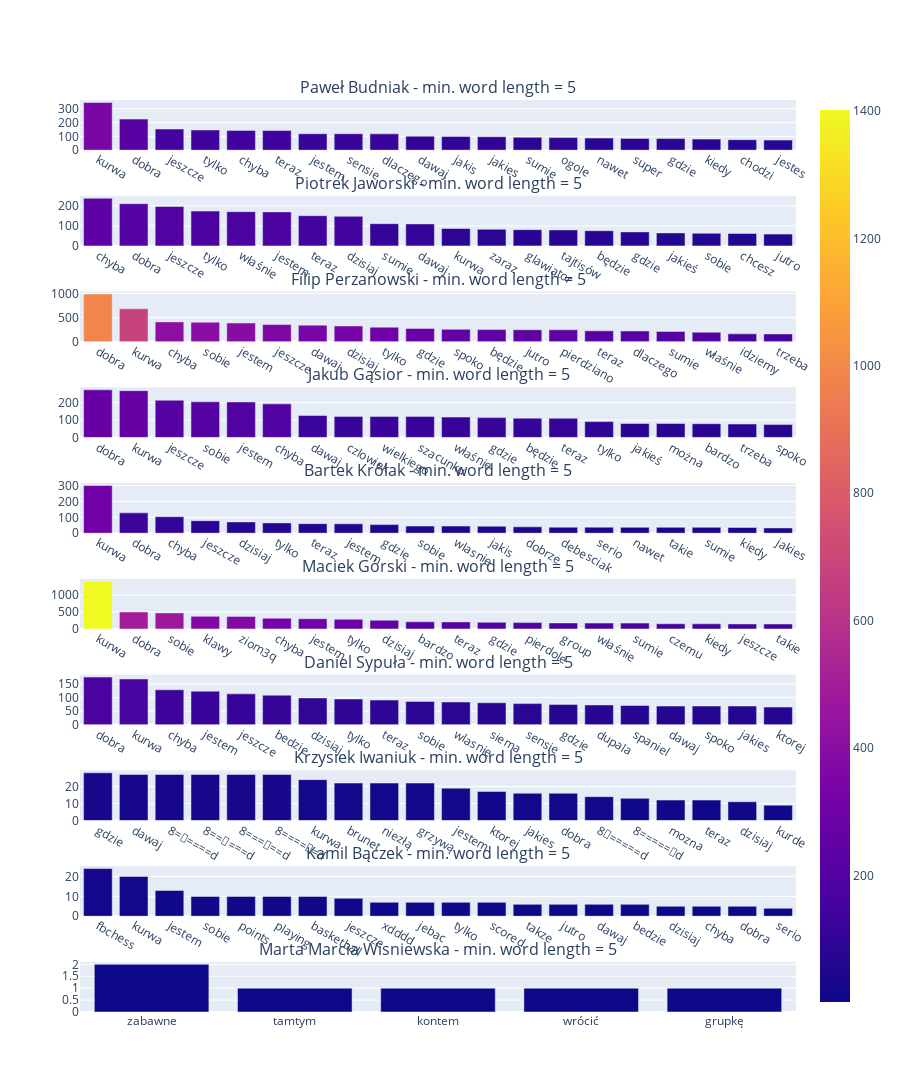

Write notebook code for a chart like this one.
### Code cell
plt_titles = [f'{sender} - min. word length = {min_word_length}' for sender in word_counts]
fig = make_subplots(
    rows=len(word_counts),
    cols=1,
    subplot_titles=plt_titles
)
for i,sender in enumerate(word_counts):
    df = pd.DataFrame(word_counts[sender].items())[0:20]
    df.columns = ['word', 'count']
    f = px.bar(df, y = 'count', x = 'word', color = 'count')
    fig.add_trace(f.data[0], row = i + 1, col = 1)
fig.update_layout(height=3500, width=900)
fig.show()

### Figure 1 — Plotly figure (JSON) as saved in the notebook; plotly's stock layout.template omitted (floating-point values rounded to 4 significant figures)
{"data": [{"alignmentgroup": "True", "hoverlabel": {"namelength": 0}, "hovertemplate": "word=%{x}<br>count=%{marker.color}", "legendgroup": "", "marker": {"color": [345, 225, 153, 146, 143, 142, 119, 119, 118, 101, 99, 97, 93, 91, 88, 85, 84, 80, 76, 73], "coloraxis": "coloraxis"}, "name": "", "offsetgroup": "", "orientation": "v", "showlegend": false, "textposition": "auto", "type": "bar", "x": ["kurwa", "dobra", "jeszcze", "tylko", "chyba", "teraz", "jestem", "sensie", "dlaczego", "dawaj", "jakis", "jakies", "sumie", "ogole", "nawet", "super", "gdzie", "kiedy", "chodzi", "jestes"], "xaxis": "x", "y": [345, 225, 153, 146, 143, 142, 119, 119, 118, 101, 99, 97, 93, 91, 88, 85, 84, 80, 76, 73], "yaxis": "y"}, {"alignmentgroup": "True", "hoverlabel": {"namelength": 0}, "hovertemplate": "word=%{x}<br>count=%{marker.color}", "legendgroup": "", "marker": {"color": [238, 211, 197, 174, 171, 170, 151, 148, 111, 110, 87, 83, 81, 80, 76, 70, 65, 63, 62, 59], "coloraxis": "coloraxis"}, "name": "", "offsetgroup": "", "orientation": "v", "showlegend": false, "textposition": "auto", "type": "bar", "x": ["chyba", "dobra", "jeszcze", "tylko", "właśnie", "jestem", "teraz", "dzisiaj", "sumie", "dawaj", "kurwa", "zaraz", "glawiator", "tajtisów", "będzie", "gdzie", "jakieś", "sobie", "chcesz", "jutro"], "xaxis": "x2", "y": [238, 211, 197, 174, 171, 170, 151, 148, 111, 110, 87, 83, 81, 80, 76, 70, 65, 63, 62, 59], "yaxis": "y2"}, {"alignmentgroup": "True", "hoverlabel": {"namelength": 0}, "hovertemplate": "word=%{x}<br>count=%{marker.color}", "legendgroup": "", "marker": {"color": [989, 683, 411, 404, 388, 356, 343, 326, 301, 276, 257, 251, 248, 247, 225, 222, 213, 197, 163, 161], "coloraxis": "coloraxis"}, "name": "", "offsetgroup": "", "orientation": "v", "showlegend": false, "textposition": "auto", "type": "bar", "x": ["dobra", "kurwa", "chyba", "sobie", "jestem", "jeszcze", "dawaj", "dzisiaj", "tylko", "gdzie", "spoko", "będzie", "jutro", "pierdziano", "teraz", "dlaczego", "sumie", "właśnie", "idziemy", "trzeba"], "xaxis": "x3", "y": [989, 683, 411, 404, 388, 356, 343, 326, 301, 276, 257, 251, 248, 247, 225, 222, 213, 197, 163, 161], "yaxis": "y3"}, {"alignmentgroup": "True", "hoverlabel": {"namelength": 0}, "hovertemplate": "word=%{x}<br>count=%{marker.color}", "legendgroup": "", "marker": {"color": [274, 269, 214, 205, 204, 193, 126, 121, 121, 121, 117, 114, 111, 110, 91, 80, 80, 79, 77, 74], "coloraxis": "coloraxis"}, "name": "", "offsetgroup": "", "orientation": "v", "showlegend": false, "textposition": "auto", "type": "bar", "x": ["dobra", "kurwa", "jeszcze", "sobie", "jestem", "chyba", "dawaj", "czlowiek", "wielkiego", "szacunku", "właśnie", "gdzie", "będzie", "teraz", "tylko", "jakieś", "można", "bardzo", "trzeba", "spoko"], "xaxis": "x4", "y": [274, 269, 214, 205, 204, 193, 126, 121, 121, 121, 117, 114, 111, 110, 91, 80, 80, 79, 77, 74], "yaxis": "y4"}, {"alignmentgroup": "True", "hoverlabel": {"namelength": 0}, "hovertemplate": "word=%{x}<br>count=%{marker.color}", "legendgroup": "", "marker": {"color": [300, 128, 104, 79, 71, 65, 60, 59, 54, 45, 45, 44, 40, 38, 38, 37, 37, 37, 36, 33], "coloraxis": "coloraxis"}, "name": "", "offsetgroup": "", "orientation": "v", "showlegend": false, "textposition": "auto", "type": "bar", "x": ["kurwa", "dobra", "chyba", "jeszcze", "dzisiaj", "tylko", "teraz", "jestem", "gdzie", "sobie", "wlasnie", "jakis", "dobrze", "debesciak", "serio", "nawet", "takie", "sumie", "kiedy", "jakies"], "xaxis": "x5", "y": [300, 128, 104, 79, 71, 65, 60, 59, 54, 45, 45, 44, 40, 38, 38, 37, 37, 37, 36, 33], "yaxis": "y5"}, {"alignmentgroup": "True", "hoverlabel": {"namelength": 0}, "hovertemplate": "word=%{x}<br>count=%{marker.color}", "legendgroup": "", "marker": {"color": [1402, 499, 473, 372, 370, 317, 300, 286, 258, 211, 208, 195, 187, 178, 174, 172, 153, 151, 148, 145], "coloraxis": "coloraxis"}, "name": "", "offsetgroup": "", "orientation": "v", "showlegend": false, "textposition": "auto", "type": "bar", "x": ["kurwa", "dobra", "sobie", "klawy", "ziom3q", "chyba", "jestem", "tylko", "dzisiaj", "bardzo", "teraz", "gdzie", "pierdole", "group", "właśnie", "sumie", "czemu", "kiedy", "jeszcze", "takie"], "xaxis": "x6", "y": [1402, 499, 473, 372, 370, 317, 300, 286, 258, 211, 208, 195, 187, 178, 174, 172, 153, 151, 148, 145], "yaxis": "y6"}, {"alignmentgroup": "True", "hoverlabel": {"namelength": 0}, "hovertemplate": "word=%{x}<br>count=%{marker.color}", "legendgroup": "", "marker": {"color": [176, 169, 129, 124, 114, 109, 99, 95, 91, 86, 84, 81, 78, 75, 73, 71, 69, 69, 69, 65], "coloraxis": "coloraxis"}, "name": "", "offsetgroup": "", "orientation": "v", "showlegend": false, "textposition": "auto", "type": "bar", "x": ["dobra", "kurwa", "chyba", "jestem", "jeszcze", "bedzie", "dzisiaj", "tylko", "teraz", "sobie", "wlasnie", "siema", "sensie", "gdzie", "dupala", "spaniel", "dawaj", "spoko", "jakies", "ktorej"], "xaxis": "x7", "y": [176, 169, 129, 124, 114, 109, 99, 95, 91, 86, 84, 81, 78, 75, 73, 71, 69, 69, 69, 65], "yaxis": "y7"}, {"alignmentgroup": "True", "hoverlabel": {"namelength": 0}, "hovertemplate": "word=%{x}<br>count=%{marker.color}", "legendgroup": "", "marker": {"color": [28, 27, 27, 27, 27, 27, 24, 22, 22, 22, 19, 17, 16, 16, 14, 13, 12, 12, 11, 9], "coloraxis": "coloraxis"}, "name": "", "offsetgroup": "", "orientation": "v", "showlegend": false, "textposition": "auto", "type": "bar", "x": ["gdzie", "dawaj", "8=👊====d", "8==👊===d", "8===👊==d", "8====👊=d", "kurwa", "brunet", "niezłą", "grzywą", "jestem", "ktorej", "jakies", "dobra", "8👊=====d", "8=====👊d", "mozna", "teraz", "dzisiaj", "kurde"], "xaxis": "x8", "y": [28, 27, 27, 27, 27, 27, 24, 22, 22, 22, 19, 17, 16, 16, 14, 13, 12, 12, 11, 9], "yaxis": "y8"}, {"alignmentgroup": "True", "hoverlabel": {"namelength": 0}, "hovertemplate": "word=%{x}<br>count=%{marker.color}", "legendgroup": "", "marker": {"color": [24, 20, 13, 10, 10, 10, 10, 9, 7, 7, 7, 7, 6, 6, 6, 6, 5, 5, 5, 4], "coloraxis": "coloraxis"}, "name": "", "offsetgroup": "", "orientation": "v", "showlegend": false, "textposition": "auto", "type": "bar", "x": ["fbchess", "kurwa", "jestem", "sobie", "points", "playing", "basketball", "jeszcze", "xdddd", "jebac", "tylko", "scored", "takze", "jutro", "dawaj", "bedzie", "dzisiaj", "chyba", "dobra", "serio"], "xaxis": "x9", "y": [24, 20, 13, 10, 10, 10, 10, 9, 7, 7, 7, 7, 6, 6, 6, 6, 5, 5, 5, 4], "yaxis": "y9"}, {"alignmentgroup": "True", "hoverlabel": {"namelength": 0}, "hovertemplate": "word=%{x}<br>count=%{marker.color}", "legendgroup": "", "marker": {"color": [2, 1, 1, 1, 1], "coloraxis": "coloraxis"}, "name": "", "offsetgroup": "", "orientation": "v", "showlegend": false, "textposition": "auto", "type": "bar", "x": ["zabawne", "tamtym", "kontem", "wrócić", "grupkę"], "xaxis": "x10", "y": [2, 1, 1, 1, 1], "yaxis": "y10"}], "layout": {"annotations": [{"font": {"size": 16}, "showarrow": false, "text": "Paweł Budniak - min. word length = 5", "x": 0.5, "xanchor": "center", "xref": "paper", "y": 1, "yanchor": "bottom", "yref": "paper"}, {"font": {"size": 16}, "showarrow": false, "text": "Piotrek Jaworski - min. word length = 5", "x": 0.5, "xanchor": "center", "xref": "paper", "y": 0.895, "yanchor": "bottom", "yref": "paper"}, {"font": {"size": 16}, "showarrow": false, "text": "Filip Perzanowski - min. word length = 5", "x": 0.5, "xanchor": "center", "xref": "paper", "y": 0.79, "yanchor": "bottom", "yref": "paper"}, {"font": {"size": 16}, "showarrow": false, "text": "Jakub Gąsior - min. word length = 5", "x": 0.5, "xanchor": "center", "xref": "paper", "y": 0.685, "yanchor": "bottom", "yref": "paper"}, {"font": {"size": 16}, "showarrow": false, "text": "Bartek Królak - min. word length = 5", "x": 0.5, "xanchor": "center", "xref": "paper", "y": 0.58, "yanchor": "bottom", "yref": "paper"}, {"font": {"size": 16}, "showarrow": false, "text": "Maciek Górski - min. word length = 5", "x": 0.5, "xanchor": "center", "xref": "paper", "y": 0.475, "yanchor": "bottom", "yref": "paper"}, {"font": {"size": 16}, "showarrow": false, "text": "Daniel Sypuła - min. word length = 5", "x": 0.5, "xanchor": "center", "xref": "paper", "y": 0.37, "yanchor": "bottom", "yref": "paper"}, {"font": {"size": 16}, "showarrow": false, "text": "Krzysiek Iwaniuk - min. word length = 5", "x": 0.5, "xanchor": "center", "xref": "paper", "y": 0.265, "yanchor": "bottom", "yref": "paper"}, {"font": {"size": 16}, "showarrow": false, "text": "Kamil Bączek - min. word length = 5", "x": 0.5, "xanchor": "center", "xref": "paper", "y": 0.16, "yanchor": "bottom", "yref": "paper"}, {"font": {"size": 16}, "showarrow": false, "text": "Marta Marcia Wisniewska - min. word length = 5", "x": 0.5, "xanchor": "center", "xref": "paper", "y": 0.055, "yanchor": "bottom", "yref": "paper"}], "height": 3500, "width": 900, "xaxis": {"anchor": "y", "domain": [0, 1]}, "xaxis10": {"anchor": "y10", "domain": [0, 1]}, "xaxis2": {"anchor": "y2", "domain": [0, 1]}, "xaxis3": {"anchor": "y3", "domain": [0, 1]}, "xaxis4": {"anchor": "y4", "domain": [0, 1]}, "xaxis5": {"anchor": "y5", "domain": [0, 1]}, "xaxis6": {"anchor": "y6", "domain": [0, 1]}, "xaxis7": {"anchor": "y7", "domain": [0, 1]}, "xaxis8": {"anchor": "y8", "domain": [0, 1]}, "xaxis9": {"anchor": "y9", "domain": [0, 1]}, "yaxis": {"anchor": "x", "domain": [0.945, 1]}, "yaxis10": {"anchor": "x10", "domain": [0, 0.055]}, "yaxis2": {"anchor": "x2", "domain": [0.84, 0.895]}, "yaxis3": {"anchor": "x3", "domain": [0.735, 0.79]}, "yaxis4": {"anchor": "x4", "domain": [0.63, 0.685]}, "yaxis5": {"anchor": "x5", "domain": [0.525, 0.58]}, "yaxis6": {"anchor": "x6", "domain": [0.42, 0.475]}, "yaxis7": {"anchor": "x7", "domain": [0.315, 0.37]}, "yaxis8": {"anchor": "x8", "domain": [0.21, 0.265]}, "yaxis9": {"anchor": "x9", "domain": [0.105, 0.16]}}}
